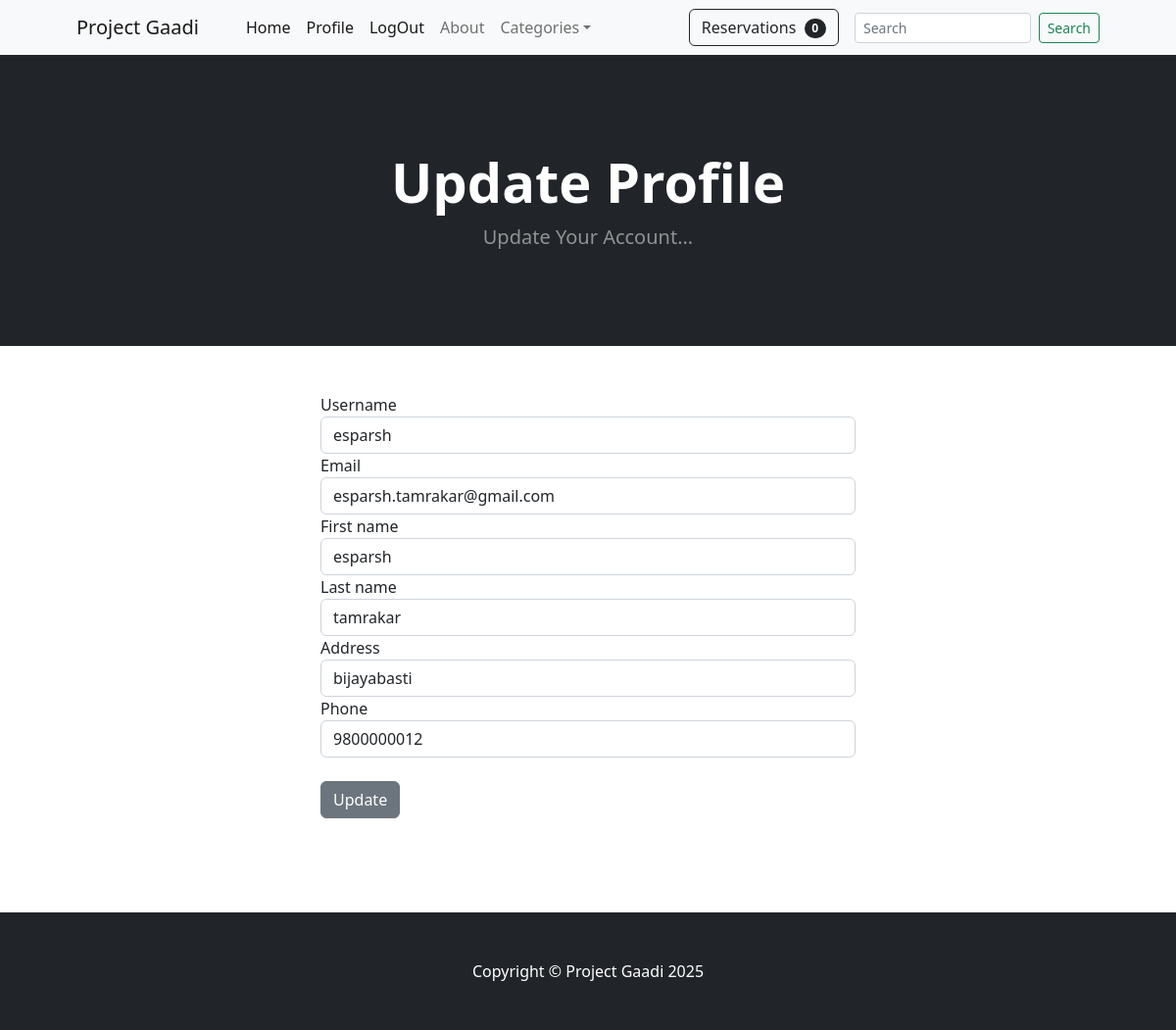
Page /accounts/update_profile/1/ on the committed database.
### accounts/models.py (models this page shows, shortened)
class CustomUser(AbstractUser):
  ROLE_CHOICES=[
    ('user', 'Regular User'),
    ('owner', 'Vehicle Owner')
  ]
  role=models.CharField(max_length=20, choices=ROLE_CHOICES, default='user')
  phone_number=models.CharField(max_length=10)
  address=models.CharField(max_length=100)

### accounts/views.py (the view, shortened to what this page needs)
# urls.py: path('update_profile/<int:pk>/', views.update_profile, name='update_profile')
def update_profile(request, pk):
    user= CustomUser.objects.get(pk=pk)
    return render(request, 'accounts/update_profile.html', {'user':user})

### accounts/templates/accounts/update_profile.html (shortened to what this page needs)
{% extends 'accounts/base.html' %}
{% block content %}
<header class="bg-dark py-5">
    <div class="container px-4 px-lg-5 my-5">
        <div class="text-center text-white">
            <h1 class="display-4 fw-bolder">Update Profile</h1>
            <p class="lead fw-normal text-white-50 mb-0">Update Your Account...</p>
        </div>
    </div>
</header>
<div class="container ">
    <div class="row">
        <div class="col-md-6 offset-md-3">
            <br><br>
            <form method="post" enctype="multipart/form-data" action="{% url 'update_profile' user.id%}">
                <label for="username">Username</label>
                <input type="text" value="{{user.username}}" class="form-control" name="username">
                <label for="Email">Email</label>
                <input type="text" value="{{user.email}}" class="form-control" name="email">
                <label for="first_name">First name</label>
                <input type="text" value="{{user.first_name}}" class="form-control" name="first_name">
                <label for="last_name">Last name</label>
                <input type="text" value="{{user.last_name}}" class="form-control" name="last_name">
                <label for="address">Address</label>
                <input type="text" value="{{user.address}}" class="form-control" name="address">
                <label for="phone_number">Phone</label>
                <input type="text" value="{{user.phone_number}}" class="form-control" name="phone_number">
                <br>
                <button class="btn btn-secondary" type="submit">Update</button>
            </form>
            <br><br><br><br>
        </div>
    </div>
</div>
{% endblock %}

### rows in the picture
CustomUser: username "esparsh", email "esparsh.tamrakar@gmail.com", first_name "esparsh", last_name "tamrakar", address "bijayabasti", phone_number "9800000012"
